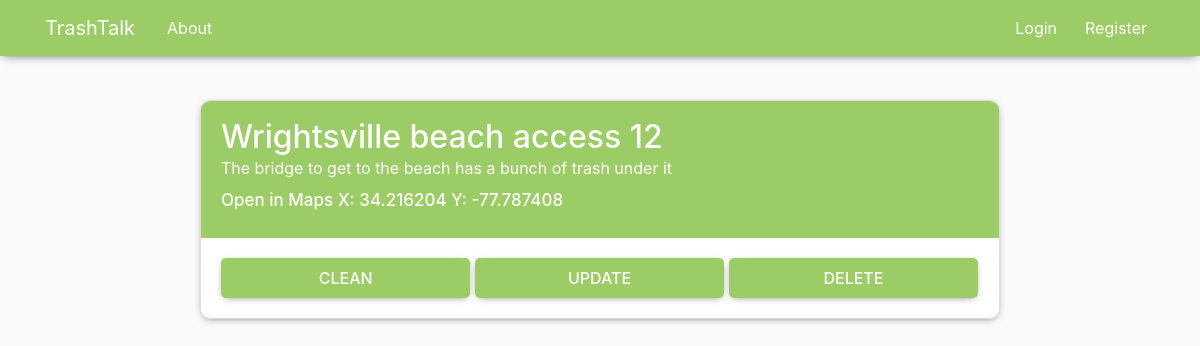
Before: /post/a2d07544-525b-4e17-b83d-7428beee9848/ with the older database file.
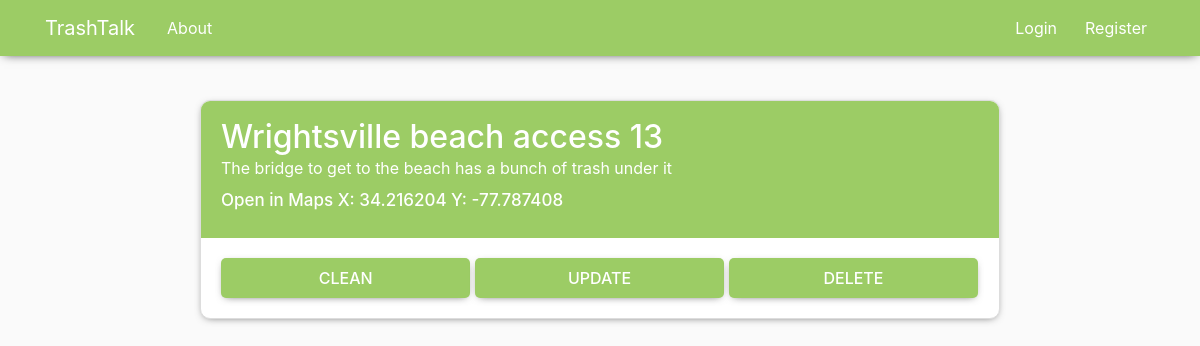
After: the same page with the newer database file.
### blog/models.py (models this page shows, shortened)
class Location(models.Model):
    l_id = models.UUIDField(primary_key=True, default=uuid.uuid4, editable=False)
    l_name = models.CharField(max_length = 100)
    x_cord = models.FloatField()
    y_cord = models.FloatField()
    description = models.TextField()
    times_cleaned = models.IntegerField()

### blog/views.py (the view)
# urls.py: path('post/<pk>/', PostDetailView.as_view(), name='post-detail'),
class PostDetailView(DetailView):
    model = Location

### blog/templates/blog/location_detail.html (shortened to what this page needs)
{% extends "blog/base.html" %}
{% block content %}
        <article class="media content-section">
          <div class="media-body">
            <div class="title-blue">
            <h2>{{ object.l_name }}</h2>
            <p class="article-content less-padding">{{object.description}}</p>
            <a class="mr-2 clr" target="_blank" href="https://www.google.com/maps/place/{{loc.x_cord}},{{loc.y_cord}}">Open in Maps X: {{object.x_cord}} Y: {{object.y_cord}}</a>
            </div>
            <div>
              <a class = "btnObj" href="">CLEAN</a>
              <a class = "btnObj" href="{% url 'post-update' object.l_id %}">UPDATE</a>
              <a class = "btnObj" href="{% url 'post-delete' object.l_id %}">DELETE</a>
            </div>
          </div>
        </article>
{% endblock content %}

Changed rows visible on the page:
changed Location "The bridge to get to the beach has a bunch of trash under it": l_name "Wrightsville beach access 12" → "Wrightsville beach access 13"
